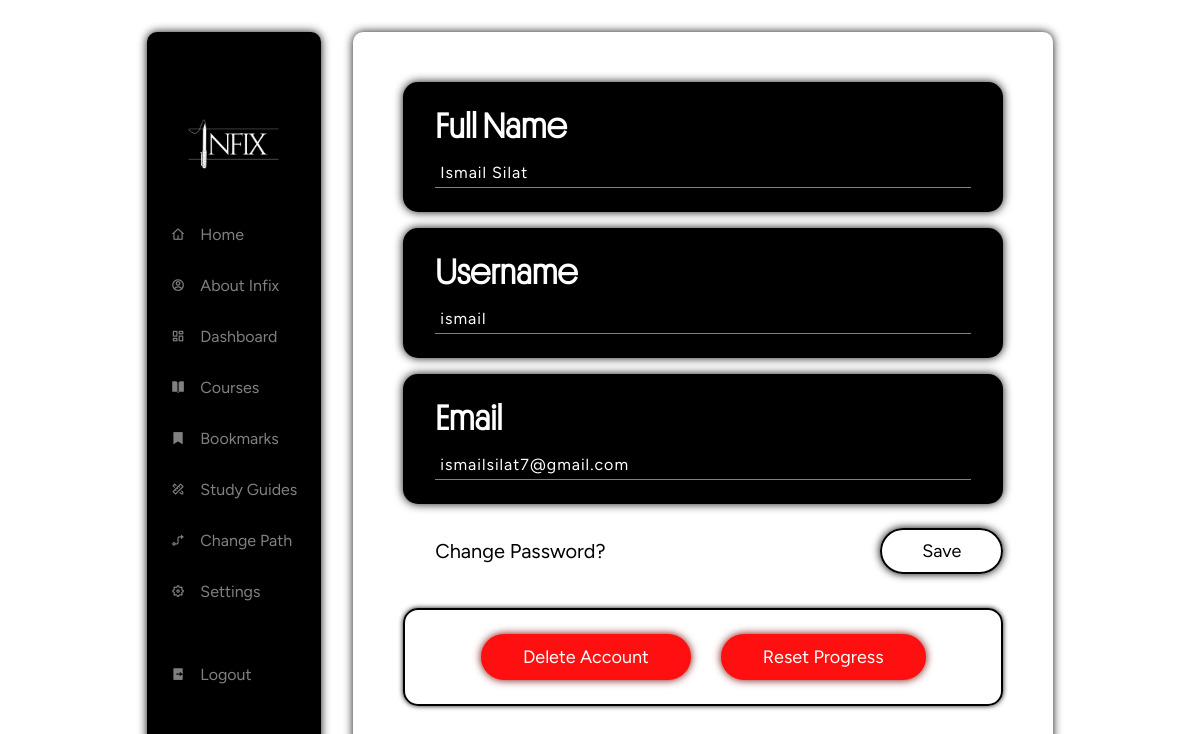
Page /settings (signed in) on the committed database.
### tables this page shows
CREATE TABLE users (
    id INTEGER PRIMARY KEY AUTOINCREMENT,
    fullname TEXT NOT NULL,
    username TEXT NOT NULL UNIQUE,
    email TEXT NOT NULL UNIQUE,
    hash TEXT NOT NULL
, google_id TEXT);

### app.py (the view, shortened to what this page needs)
@app.route("/settings", methods=["GET", "POST"])
@login_required
def settings():
    email_regex = r'^\b[A-Za-z0-9._%+-]+@[A-Za-z0-9.-]+\.[A-Z|a-z]{2,}\b'
    user_id = session["user_id"]
    result = db.execute("""
        SELECT google_id FROM users
        WHERE id = ?
    """, user_id)
    if None == result[0]['google_id']:
        with_google = False
    else:
        with_google = True
    result = db.execute("""
        SELECT hash FROM users
        WHERE id = ?
    """, user_id)
    if "GOOGLE_OAUTH" == result[0]['hash']:
        no_password = True
    else:
        no_password = False
    user = db.execute("SELECT * FROM users WHERE id = ?", session["user_id"])[0]
    return render_template("settings.html", user=user,  with_google = with_google, no_password = no_password)

### app.py (called while the page is built)
@app.after_request
def after_request(response):
    response.headers["Cache-Control"] = "no-cache, no-store, must-revalidate"
    response.headers["Expires"] = "0"
    response.headers["Pragma"] = "no-cache"
    return response

### helpers.py (called while the page is built)
def login_required(f):
    @wraps(f)
    def decorated_function(*args, **kwargs):
        if session.get("user_id") is None:
            return redirect("/login")
        return f(*args, **kwargs)
    return decorated_function

### templates/settings.html (shortened to what this page needs)
<html lang="en">
<head>
  <link rel="stylesheet" href="{{ url_for('static', filename='css/settings.css') }}">
  <link href="https://cdn.jsdelivr.net/npm/remixicon@4.3.0/fonts/remixicon.css" rel="stylesheet"/>
</head>
<body>
  <div class="settings">
    <div class="sidebar-container">
      <img class="logo-dash" src="../static/images/White text, no bg.png">
      <div class="menu-item">
        <i class="ri-home-4-line"></i>
        <a href="/">Home</a>
      </div>
      <div class="menu-item">
        <i class="ri-account-circle-line"></i>
        <a href="/about">About Infix</a>
      </div>
      <div class="menu-item">
        <i class="ri-dashboard-line"></i>
        <a href="/dashboard">Dashboard</a>
      </div>
      <div class="menu-item">
        <i class="ri-book-open-fill"></i>
        <a href="/courses">Courses</a>
      </div>
      <div class="menu-item">
        <i class="ri-bookmark-fill"></i>
        <a href="/bookmarks">Bookmarks</a>
      </div>
      <div class="menu-item">
        <i class="ri-pencil-ruler-2-line"></i>
        <a href="/studyguides">Study Guides</a>
      </div>
      <div class="menu-item">
        <i class="ri-guide-line"></i>
        <a href="/changepath">Change Path</a>
      </div>
      <div class="menu-item">
        <i class="ri-settings-5-line"></i>
        <a href="/settings">Settings</a>
      </div>
      <div class="menu-item">
        <i class="ri-logout-box-r-fill"></i>
        <a href="/logout">Logout</a>
      </div>
    </div>
    <div class="main-container">
      <form action="/settings" method="post">
        <div class="input-container">
          <h1>Full Name</h1>
          <input type="text" class="fullname" name = "fullname" value = "{{ user.fullname }}" required>
        </div>
        <div class="input-container">
          <h1>Username</h1>
          <input type="text" class="username" name = "username" value = "{{ user.username }}" required>
        </div>
        <div class="input-container">
          <h1>Email</h1>
          {% if with_google %}
            <p class="fullname">{{ user.email }}</p>
          {% else %}
            <input type="text" class="fullname" name = "email" value = "{{ user.email }}" required>
          {% endif %}
        </div>
        {% if not with_google or not no_password %}
        <div class="btns-container">
            <a href="/changepassword">Change Password?</a>
            <button class="submit" type="submit">Save</button>
        {% endif %}
        </div>
      </form>
        <div class="danger-container">
          <button class="delete">Delete Account</button>
          <button class="reset">Reset Progress</button>
        </div>
    </div>
  </div>
</body>
</html>

### static/css/settings.css (style rules this page uses)
html { scroll-behavior: smooth; font-family: "Figtree", sans-serif; }
* { margin: 0; padding: 0; transition: all ease 0.3s; box-sizing: border-box; }
body, html { overflow-x: hidden; }
a { text-decoration: none; color: inherit; }
button { background: none; border: none; }
.settings { display: flex; justify-content: center; align-items: flex-start; gap: 2em; padding: 2em 1em; width: 100vw; min-height: 100vh; }
.sidebar-container { background-color: black; display: flex; flex-direction: column; justify-content: center; align-self: stretch; gap: 2em; padding: 1.5em 1.5em; padding-bottom: 3em; border-radius: 10px; box-shadow: 0 0 10px 0 rgba(0, 0, 0, 0.932); }
.menu-item { font-size: 16px; color: rgba(255, 255, 255, 0.5); transition: all ease 0.1s; }
.sidebar-container img { width: 100px; height: auto; align-self: center; cursor: pointer; }
.menu-item { display: flex; align-items: center; gap: 15px; }
.menu-item i { font-size: 14px; }
.main-container { background-color: white; border-radius: 10px; padding: 50px; box-shadow: 0 0 10px 0 rgba(0, 0, 0, 0.932); }
form { display: flex; flex-direction: column; justify-content: flex-start; align-items: flex-start; gap: 1em; width: 50vw; }
.input-container { background-color: black; color: white; display: flex; flex-direction: column; justify-content: center; align-items: flex-start; gap: 10px; padding: 1.5em 2em; border-radius: 15px; width: 100%; box-shadow: 0 0 10px 0 rgba(0, 0, 0, 0.932); }
.input-container h1 { font-family: 'Platform-Light'; font-size: 35px; }
input { color: white; padding: 5px; font-size: 16px; width: 100%; border: none; background: none; outline: none; width: 100%; border-bottom: 1px solid rgba(255, 255, 255, 0.5); font-family: 'Figtree'; letter-spacing: 1px; }
.btns-container { width: 100%; display: flex; justify-content: space-between; align-items: center; padding: 0.5em 0em 0.5em 2em; margin-bottom: 1em; }
.btns-container a { font-size: 20px; }
button { border: none; padding: 10px 40px; font-size: 18px; border-radius: 30px; cursor: pointer; border: 2px solid black; box-shadow: 0 0 8px black; font-family: 'Figtree'; }
.danger-container { width: 50vw; display: flex; justify-content: center; gap: 30px; align-items: center; padding: 1.5em 2em; border-radius: 15px; border: solid 2px black; box-shadow: 0 0 5px 0 rgba(0, 0, 0, 0.932); margin-top: 10px; }
.delete { background-color: #ff0f0f; color: white; box-shadow: 0 0 8px rgb(121, 0, 0); border: solid 2px #ff0f0f; }
.reset { background-color: #ff0f0f; color: white; box-shadow: 0 0 8px rgb(121, 0, 0); border: solid 2px #ff0f0f; }

### rows in the picture
users: fullname "Ismail Silat", username "ismail", email "ismailsilat7@gmail.com"
